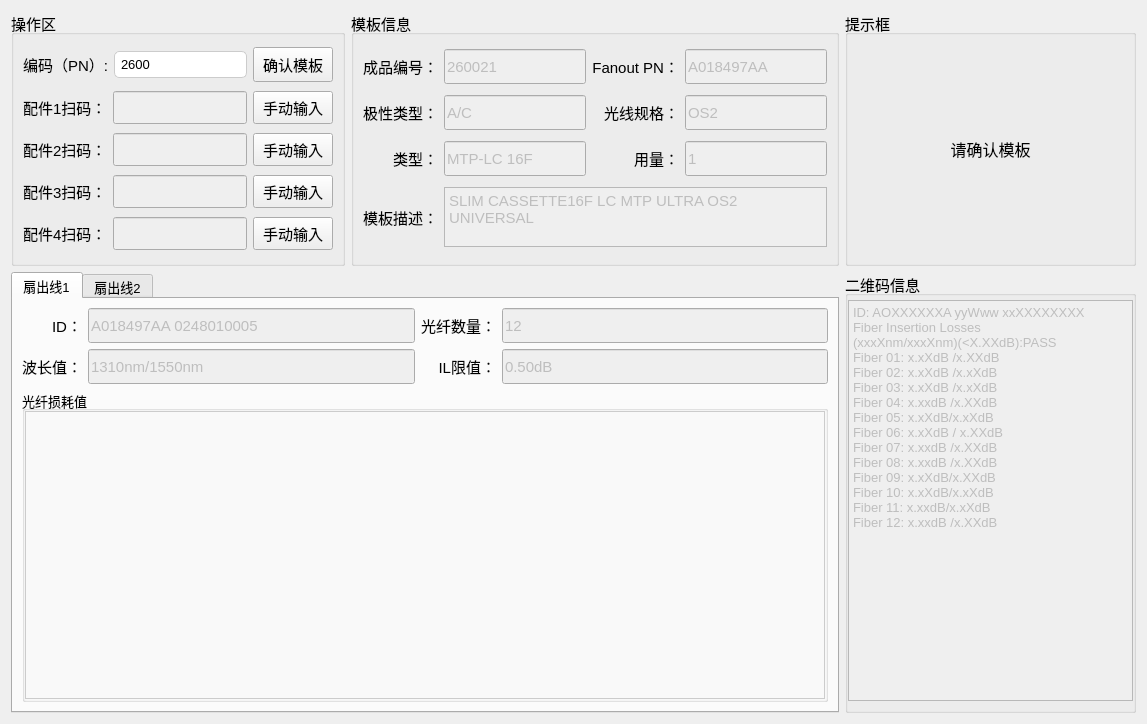
<?xml version="1.0" encoding="UTF-8"?>
<ui version="4.0">
 <class>mainWid</class>
 <widget class="QWidget" name="mainWid">
  <property name="geometry">
   <rect>
    <x>0</x>
    <y>0</y>
    <width>1147</width>
    <height>724</height>
   </rect>
  </property>
  <property name="windowTitle">
   <string>Form</string>
  </property>
  <layout class="QGridLayout" name="gridLayout_9">
   <item row="0" column="2">
    <widget class="QGroupBox" name="groupBox_5">
     <property name="font">
      <font>
       <pointsize>11</pointsize>
      </font>
     </property>
     <property name="title">
      <string>提示框</string>
     </property>
     <layout class="QGridLayout" name="gridLayout_2">
      <property name="leftMargin">
       <number>0</number>
      </property>
      <property name="topMargin">
       <number>0</number>
      </property>
      <property name="rightMargin">
       <number>0</number>
      </property>
      <property name="bottomMargin">
       <number>0</number>
      </property>
      <item row="0" column="0">
       <widget class="QLabel" name="label_21">
        <property name="font">
         <font>
          <pointsize>12</pointsize>
         </font>
        </property>
        <property name="text">
         <string>请确认模板</string>
        </property>
        <property name="alignment">
         <set>Qt::AlignCenter</set>
        </property>
       </widget>
      </item>
     </layout>
    </widget>
   </item>
   <item row="0" column="1">
    <widget class="QGroupBox" name="groupBox_2">
     <property name="font">
      <font>
       <pointsize>11</pointsize>
      </font>
     </property>
     <property name="title">
      <string>模板信息</string>
     </property>
     <layout class="QGridLayout" name="gridLayout_4">
      <item row="2" column="0">
       <widget class="QLabel" name="label_4">
        <property name="minimumSize">
         <size>
          <width>0</width>
          <height>35</height>
         </size>
        </property>
        <property name="font">
         <font>
          <pointsize>11</pointsize>
         </font>
        </property>
        <property name="layoutDirection">
         <enum>Qt::LeftToRight</enum>
        </property>
        <property name="text">
         <string>类型：</string>
        </property>
        <property name="alignment">
         <set>Qt::AlignRight|Qt::AlignTrailing|Qt::AlignVCenter</set>
        </property>
       </widget>
      </item>
      <item row="2" column="1">
       <widget class="QLineEdit" name="lineEdit_4">
        <property name="enabled">
         <bool>false</bool>
        </property>
        <property name="minimumSize">
         <size>
          <width>0</width>
          <height>35</height>
         </size>
        </property>
        <property name="font">
         <font>
          <pointsize>11</pointsize>
         </font>
        </property>
        <property name="text">
         <string>MTP-LC 16F</string>
        </property>
       </widget>
      </item>
      <item row="0" column="2">
       <widget class="QLabel" name="label_2">
        <property name="minimumSize">
         <size>
          <width>0</width>
          <height>35</height>
         </size>
        </property>
        <property name="font">
         <font>
          <pointsize>11</pointsize>
         </font>
        </property>
        <property name="layoutDirection">
         <enum>Qt::LeftToRight</enum>
        </property>
        <property name="text">
         <string>Fanout PN：</string>
        </property>
        <property name="alignment">
         <set>Qt::AlignRight|Qt::AlignTrailing|Qt::AlignVCenter</set>
        </property>
       </widget>
      </item>
      <item row="1" column="0">
       <widget class="QLabel" name="label_3">
        <property name="minimumSize">
         <size>
          <width>0</width>
          <height>35</height>
         </size>
        </property>
        <property name="font">
         <font>
          <pointsize>11</pointsize>
         </font>
        </property>
        <property name="layoutDirection">
         <enum>Qt::LeftToRight</enum>
        </property>
        <property name="text">
         <string>极性类型：</string>
        </property>
        <property name="alignment">
         <set>Qt::AlignRight|Qt::AlignTrailing|Qt::AlignVCenter</set>
        </property>
       </widget>
      </item>
      <item row="0" column="0">
       <widget class="QLabel" name="label">
        <property name="minimumSize">
         <size>
          <width>0</width>
          <height>35</height>
         </size>
        </property>
        <property name="font">
         <font>
          <pointsize>11</pointsize>
         </font>
        </property>
        <property name="layoutDirection">
         <enum>Qt::LeftToRight</enum>
        </property>
        <property name="text">
         <string>成品编号：</string>
        </property>
        <property name="alignment">
         <set>Qt::AlignRight|Qt::AlignTrailing|Qt::AlignVCenter</set>
        </property>
       </widget>
      </item>
      <item row="3" column="0">
       <widget class="QLabel" name="label_6">
        <property name="font">
         <font>
          <pointsize>11</pointsize>
         </font>
        </property>
        <property name="layoutDirection">
         <enum>Qt::LeftToRight</enum>
        </property>
        <property name="text">
         <string>模板描述：</string>
        </property>
        <property name="alignment">
         <set>Qt::AlignRight|Qt::AlignTrailing|Qt::AlignVCenter</set>
        </property>
       </widget>
      </item>
      <item row="0" column="1">
       <widget class="QLineEdit" name="lineEdit">
        <property name="enabled">
         <bool>false</bool>
        </property>
        <property name="minimumSize">
         <size>
          <width>0</width>
          <height>35</height>
         </size>
        </property>
        <property name="font">
         <font>
          <pointsize>11</pointsize>
         </font>
        </property>
        <property name="text">
         <string>260021</string>
        </property>
       </widget>
      </item>
      <item row="3" column="1" colspan="3">
       <widget class="QTextEdit" name="textEdit">
        <property name="enabled">
         <bool>false</bool>
        </property>
        <property name="maximumSize">
         <size>
          <width>16777215</width>
          <height>60</height>
         </size>
        </property>
        <property name="font">
         <font>
          <pointsize>11</pointsize>
         </font>
        </property>
        <property name="html">
         <string>&lt;!DOCTYPE HTML PUBLIC &quot;-//W3C//DTD HTML 4.0//EN&quot; &quot;http://www.w3.org/TR/REC-html40/strict.dtd&quot;&gt;
&lt;html&gt;&lt;head&gt;&lt;meta name=&quot;qrichtext&quot; content=&quot;1&quot; /&gt;&lt;meta charset=&quot;utf-8&quot; /&gt;&lt;style type=&quot;text/css&quot;&gt;
p, li { white-space: pre-wrap; }
hr { height: 1px; border-width: 0; }
li.unchecked::marker { content: &quot;\2610&quot;; }
li.checked::marker { content: &quot;\2612&quot;; }
&lt;/style&gt;&lt;/head&gt;&lt;body style=&quot; font-family:'Microsoft YaHei UI'; font-size:11pt; font-weight:400; font-style:normal;&quot;&gt;
&lt;p style=&quot; margin-top:0px; margin-bottom:0px; margin-left:0px; margin-right:0px; -qt-block-indent:0; text-indent:0px;&quot;&gt;SLIM CASSETTE16F LC MTP ULTRA OS2 UNIVERSAL&lt;/p&gt;&lt;/body&gt;&lt;/html&gt;</string>
        </property>
       </widget>
      </item>
      <item row="2" column="3">
       <widget class="QLineEdit" name="lineEdit_5">
        <property name="enabled">
         <bool>false</bool>
        </property>
        <property name="minimumSize">
         <size>
          <width>0</width>
          <height>35</height>
         </size>
        </property>
        <property name="font">
         <font>
          <pointsize>11</pointsize>
         </font>
        </property>
        <property name="text">
         <string>1</string>
        </property>
       </widget>
      </item>
      <item row="1" column="1">
       <widget class="QLineEdit" name="lineEdit_3">
        <property name="enabled">
         <bool>false</bool>
        </property>
        <property name="minimumSize">
         <size>
          <width>0</width>
          <height>35</height>
         </size>
        </property>
        <property name="font">
         <font>
          <pointsize>11</pointsize>
         </font>
        </property>
        <property name="text">
         <string>A/C</string>
        </property>
       </widget>
      </item>
      <item row="0" column="3">
       <widget class="QLineEdit" name="lineEdit_2">
        <property name="enabled">
         <bool>false</bool>
        </property>
        <property name="minimumSize">
         <size>
          <width>0</width>
          <height>35</height>
         </size>
        </property>
        <property name="font">
         <font>
          <pointsize>11</pointsize>
         </font>
        </property>
        <property name="text">
         <string>A018497AA</string>
        </property>
       </widget>
      </item>
      <item row="2" column="2">
       <widget class="QLabel" name="label_5">
        <property name="minimumSize">
         <size>
          <width>0</width>
          <height>35</height>
         </size>
        </property>
        <property name="font">
         <font>
          <pointsize>11</pointsize>
         </font>
        </property>
        <property name="layoutDirection">
         <enum>Qt::RightToLeft</enum>
        </property>
        <property name="text">
         <string>用量：</string>
        </property>
        <property name="alignment">
         <set>Qt::AlignRight|Qt::AlignTrailing|Qt::AlignVCenter</set>
        </property>
       </widget>
      </item>
      <item row="1" column="3">
       <widget class="QLineEdit" name="lineEdit_6">
        <property name="enabled">
         <bool>false</bool>
        </property>
        <property name="minimumSize">
         <size>
          <width>0</width>
          <height>35</height>
         </size>
        </property>
        <property name="font">
         <font>
          <pointsize>11</pointsize>
         </font>
        </property>
        <property name="text">
         <string>OS2</string>
        </property>
       </widget>
      </item>
      <item row="1" column="2">
       <widget class="QLabel" name="label_7">
        <property name="minimumSize">
         <size>
          <width>0</width>
          <height>35</height>
         </size>
        </property>
        <property name="font">
         <font>
          <pointsize>11</pointsize>
         </font>
        </property>
        <property name="layoutDirection">
         <enum>Qt::LeftToRight</enum>
        </property>
        <property name="text">
         <string>光线规格：</string>
        </property>
        <property name="alignment">
         <set>Qt::AlignRight|Qt::AlignTrailing|Qt::AlignVCenter</set>
        </property>
       </widget>
      </item>
     </layout>
    </widget>
   </item>
   <item row="0" column="0">
    <widget class="QGroupBox" name="groupBox">
     <property name="font">
      <font>
       <pointsize>11</pointsize>
      </font>
     </property>
     <property name="title">
      <string>操作区</string>
     </property>
     <layout class="QGridLayout" name="gridLayout_7">
      <item row="2" column="0">
       <layout class="QHBoxLayout" name="horizontalLayout_3">
        <item>
         <widget class="QLabel" name="label_18">
          <property name="minimumSize">
           <size>
            <width>0</width>
            <height>33</height>
           </size>
          </property>
          <property name="text">
           <string>配件2扫码：</string>
          </property>
         </widget>
        </item>
        <item>
         <widget class="QLineEdit" name="lineEdit_17">
          <property name="enabled">
           <bool>false</bool>
          </property>
          <property name="minimumSize">
           <size>
            <width>0</width>
            <height>33</height>
           </size>
          </property>
          <property name="font">
           <font>
            <pointsize>9</pointsize>
           </font>
          </property>
         </widget>
        </item>
        <item>
         <widget class="QPushButton" name="pushButton_3">
          <property name="minimumSize">
           <size>
            <width>0</width>
            <height>33</height>
           </size>
          </property>
          <property name="text">
           <string>手动输入</string>
          </property>
         </widget>
        </item>
       </layout>
      </item>
      <item row="3" column="0">
       <layout class="QHBoxLayout" name="horizontalLayout_4">
        <item>
         <widget class="QLabel" name="label_19">
          <property name="minimumSize">
           <size>
            <width>0</width>
            <height>33</height>
           </size>
          </property>
          <property name="text">
           <string>配件3扫码：</string>
          </property>
         </widget>
        </item>
        <item>
         <widget class="QLineEdit" name="lineEdit_18">
          <property name="enabled">
           <bool>false</bool>
          </property>
          <property name="minimumSize">
           <size>
            <width>0</width>
            <height>33</height>
           </size>
          </property>
          <property name="font">
           <font>
            <pointsize>9</pointsize>
           </font>
          </property>
         </widget>
        </item>
        <item>
         <widget class="QPushButton" name="pushButton_4">
          <property name="minimumSize">
           <size>
            <width>0</width>
            <height>33</height>
           </size>
          </property>
          <property name="text">
           <string>手动输入</string>
          </property>
         </widget>
        </item>
       </layout>
      </item>
      <item row="1" column="0">
       <layout class="QHBoxLayout" name="horizontalLayout_2">
        <item>
         <widget class="QLabel" name="label_17">
          <property name="minimumSize">
           <size>
            <width>0</width>
            <height>33</height>
           </size>
          </property>
          <property name="text">
           <string>配件1扫码：</string>
          </property>
         </widget>
        </item>
        <item>
         <widget class="QLineEdit" name="lineEdit_16">
          <property name="enabled">
           <bool>false</bool>
          </property>
          <property name="minimumSize">
           <size>
            <width>0</width>
            <height>33</height>
           </size>
          </property>
          <property name="font">
           <font>
            <pointsize>9</pointsize>
           </font>
          </property>
         </widget>
        </item>
        <item>
         <widget class="QPushButton" name="pushButton_2">
          <property name="minimumSize">
           <size>
            <width>0</width>
            <height>33</height>
           </size>
          </property>
          <property name="text">
           <string>手动输入</string>
          </property>
         </widget>
        </item>
       </layout>
      </item>
      <item row="0" column="0">
       <layout class="QHBoxLayout" name="horizontalLayout">
        <item>
         <widget class="QLabel" name="label_16">
          <property name="font">
           <font>
            <pointsize>11</pointsize>
           </font>
          </property>
          <property name="text">
           <string>编码（PN）:</string>
          </property>
         </widget>
        </item>
        <item>
         <widget class="QLineEdit" name="lineEdit_15">
          <property name="font">
           <font>
            <pointsize>-1</pointsize>
           </font>
          </property>
          <property name="styleSheet">
           <string>
       border: 1px solid #ccc;
       border-radius: 5px;
       padding: 4px;
       font-size: 13px;
      </string>
          </property>
          <property name="text">
           <string>2600</string>
          </property>
          <property name="placeholderText">
           <string>输入模板号或扫码...</string>
          </property>
         </widget>
        </item>
        <item>
         <widget class="QPushButton" name="pushButton">
          <property name="minimumSize">
           <size>
            <width>0</width>
            <height>35</height>
           </size>
          </property>
          <property name="font">
           <font>
            <pointsize>11</pointsize>
           </font>
          </property>
          <property name="text">
           <string>确认模板</string>
          </property>
         </widget>
        </item>
       </layout>
      </item>
      <item row="4" column="0">
       <layout class="QHBoxLayout" name="horizontalLayout_5">
        <item>
         <widget class="QLabel" name="label_20">
          <property name="minimumSize">
           <size>
            <width>0</width>
            <height>33</height>
           </size>
          </property>
          <property name="text">
           <string>配件4扫码：</string>
          </property>
         </widget>
        </item>
        <item>
         <widget class="QLineEdit" name="lineEdit_19">
          <property name="enabled">
           <bool>false</bool>
          </property>
          <property name="minimumSize">
           <size>
            <width>0</width>
            <height>33</height>
           </size>
          </property>
          <property name="font">
           <font>
            <pointsize>9</pointsize>
           </font>
          </property>
         </widget>
        </item>
        <item>
         <widget class="QPushButton" name="pushButton_5">
          <property name="minimumSize">
           <size>
            <width>0</width>
            <height>33</height>
           </size>
          </property>
          <property name="text">
           <string>手动输入</string>
          </property>
         </widget>
        </item>
       </layout>
      </item>
     </layout>
    </widget>
   </item>
   <item row="1" column="2">
    <widget class="QGroupBox" name="groupBox_8">
     <property name="font">
      <font>
       <pointsize>11</pointsize>
      </font>
     </property>
     <property name="title">
      <string>二维码信息</string>
     </property>
     <layout class="QGridLayout" name="gridLayout_8">
      <property name="leftMargin">
       <number>0</number>
      </property>
      <property name="topMargin">
       <number>4</number>
      </property>
      <property name="rightMargin">
       <number>0</number>
      </property>
      <property name="bottomMargin">
       <number>1</number>
      </property>
      <item row="0" column="0">
       <widget class="QTextEdit" name="textEdit_4">
        <property name="enabled">
         <bool>false</bool>
        </property>
        <property name="font">
         <font>
          <pointsize>11</pointsize>
         </font>
        </property>
        <property name="html">
         <string>&lt;!DOCTYPE HTML PUBLIC &quot;-//W3C//DTD HTML 4.0//EN&quot; &quot;http://www.w3.org/TR/REC-html40/strict.dtd&quot;&gt;
&lt;html&gt;&lt;head&gt;&lt;meta name=&quot;qrichtext&quot; content=&quot;1&quot; /&gt;&lt;meta charset=&quot;utf-8&quot; /&gt;&lt;style type=&quot;text/css&quot;&gt;
p, li { white-space: pre-wrap; }
hr { height: 1px; border-width: 0; }
li.unchecked::marker { content: &quot;\2610&quot;; }
li.checked::marker { content: &quot;\2612&quot;; }
&lt;/style&gt;&lt;/head&gt;&lt;body style=&quot; font-family:'Microsoft YaHei UI'; font-size:11pt; font-weight:400; font-style:normal;&quot;&gt;
&lt;p style=&quot; margin-top:0px; margin-bottom:0px; margin-left:0px; margin-right:0px; -qt-block-indent:0; text-indent:0px;&quot;&gt;&lt;span style=&quot; font-size:10pt;&quot;&gt;ID: AОXXXXXXA yyWww xxXXXXXXXX&lt;/span&gt;&lt;/p&gt;
&lt;p style=&quot; margin-top:0px; margin-bottom:0px; margin-left:0px; margin-right:0px; -qt-block-indent:0; text-indent:0px;&quot;&gt;&lt;span style=&quot; font-size:10pt;&quot;&gt;Fiber Insertion Losses &lt;/span&gt;&lt;/p&gt;
&lt;p style=&quot; margin-top:0px; margin-bottom:0px; margin-left:0px; margin-right:0px; -qt-block-indent:0; text-indent:0px;&quot;&gt;&lt;span style=&quot; font-size:10pt;&quot;&gt;(xxxXnm/xxxXnm)(&amp;lt;X.XXdB):PASS&lt;/span&gt;&lt;/p&gt;
&lt;p style=&quot; margin-top:0px; margin-bottom:0px; margin-left:0px; margin-right:0px; -qt-block-indent:0; text-indent:0px;&quot;&gt;&lt;span style=&quot; font-size:10pt;&quot;&gt;Fiber 01: x.xXdB /x.XXdB&lt;/span&gt;&lt;/p&gt;
&lt;p style=&quot; margin-top:0px; margin-bottom:0px; margin-left:0px; margin-right:0px; -qt-block-indent:0; text-indent:0px;&quot;&gt;&lt;span style=&quot; font-size:10pt;&quot;&gt;Fiber 02: x.xXdB /x.xXdB&lt;/span&gt;&lt;/p&gt;
&lt;p style=&quot; margin-top:0px; margin-bottom:0px; margin-left:0px; margin-right:0px; -qt-block-indent:0; text-indent:0px;&quot;&gt;&lt;span style=&quot; font-size:10pt;&quot;&gt;Fiber 03: x.xXdB /x.xXdB&lt;/span&gt;&lt;/p&gt;
&lt;p style=&quot; margin-top:0px; margin-bottom:0px; margin-left:0px; margin-right:0px; -qt-block-indent:0; text-indent:0px;&quot;&gt;&lt;span style=&quot; font-size:10pt;&quot;&gt;Fiber 04: x.xxdB /x.XXdB&lt;/span&gt;&lt;/p&gt;
&lt;p style=&quot; margin-top:0px; margin-bottom:0px; margin-left:0px; margin-right:0px; -qt-block-indent:0; text-indent:0px;&quot;&gt;&lt;span style=&quot; font-size:10pt;&quot;&gt;Fiber 05: x.xXdB/x.xXdB&lt;/span&gt;&lt;/p&gt;
&lt;p style=&quot; margin-top:0px; margin-bottom:0px; margin-left:0px; margin-right:0px; -qt-block-indent:0; text-indent:0px;&quot;&gt;&lt;span style=&quot; font-size:10pt;&quot;&gt;Fiber 06: x.xXdB / x.XXdB&lt;/span&gt;&lt;/p&gt;
&lt;p style=&quot; margin-top:0px; margin-bottom:0px; margin-left:0px; margin-right:0px; -qt-block-indent:0; text-indent:0px;&quot;&gt;&lt;span style=&quot; font-size:10pt;&quot;&gt;Fiber 07: x.xxdB /x.XXdB&lt;/span&gt;&lt;/p&gt;
&lt;p style=&quot; margin-top:0px; margin-bottom:0px; margin-left:0px; margin-right:0px; -qt-block-indent:0; text-indent:0px;&quot;&gt;&lt;span style=&quot; font-size:10pt;&quot;&gt;Fiber 08: x.xxdB /x.XXdB&lt;/span&gt;&lt;/p&gt;
&lt;p style=&quot; margin-top:0px; margin-bottom:0px; margin-left:0px; margin-right:0px; -qt-block-indent:0; text-indent:0px;&quot;&gt;&lt;span style=&quot; font-size:10pt;&quot;&gt;Fiber 09: x.xXdB/x.XXdB&lt;/span&gt;&lt;/p&gt;
&lt;p style=&quot; margin-top:0px; margin-bottom:0px; margin-left:0px; margin-right:0px; -qt-block-indent:0; text-indent:0px;&quot;&gt;&lt;span style=&quot; font-size:10pt;&quot;&gt;Fiber 10: x.xXdB/x.xXdB&lt;/span&gt;&lt;/p&gt;
&lt;p style=&quot; margin-top:0px; margin-bottom:0px; margin-left:0px; margin-right:0px; -qt-block-indent:0; text-indent:0px;&quot;&gt;&lt;span style=&quot; font-size:10pt;&quot;&gt;Fiber 11: x.xxdB/x.xXdB&lt;/span&gt;&lt;/p&gt;
&lt;p style=&quot; margin-top:0px; margin-bottom:0px; margin-left:0px; margin-right:0px; -qt-block-indent:0; text-indent:0px;&quot;&gt;&lt;span style=&quot; font-size:10pt;&quot;&gt;Fiber 12: x.xxdB /x.XXdB&lt;/span&gt;&lt;/p&gt;
&lt;p style=&quot;-qt-paragraph-type:empty; margin-top:0px; margin-bottom:0px; margin-left:0px; margin-right:0px; -qt-block-indent:0; text-indent:0px; font-size:10pt;&quot;&gt;&lt;br /&gt;&lt;/p&gt;&lt;/body&gt;&lt;/html&gt;</string>
        </property>
       </widget>
      </item>
      <item row="1" column="0">
       <spacer name="verticalSpacer">
        <property name="orientation">
         <enum>Qt::Vertical</enum>
        </property>
        <property name="sizeType">
         <enum>QSizePolicy::Fixed</enum>
        </property>
        <property name="sizeHint" stdset="0">
         <size>
          <width>20</width>
          <height>8</height>
         </size>
        </property>
       </spacer>
      </item>
     </layout>
    </widget>
   </item>
   <item row="1" column="0" colspan="2">
    <widget class="QTabWidget" name="tabWidget">
     <property name="minimumSize">
      <size>
       <width>0</width>
       <height>441</height>
      </size>
     </property>
     <property name="font">
      <font>
       <pointsize>10</pointsize>
      </font>
     </property>
     <property name="currentIndex">
      <number>0</number>
     </property>
     <widget class="QWidget" name="tab">
      <attribute name="title">
       <string>扇出线1</string>
      </attribute>
      <layout class="QGridLayout" name="gridLayout_3">
       <item row="0" column="0">
        <widget class="QLabel" name="label_8">
         <property name="minimumSize">
          <size>
           <width>0</width>
           <height>35</height>
          </size>
         </property>
         <property name="font">
          <font>
           <pointsize>11</pointsize>
          </font>
         </property>
         <property name="layoutDirection">
          <enum>Qt::LeftToRight</enum>
         </property>
         <property name="text">
          <string>ID：</string>
         </property>
         <property name="alignment">
          <set>Qt::AlignRight|Qt::AlignTrailing|Qt::AlignVCenter</set>
         </property>
        </widget>
       </item>
       <item row="0" column="1">
        <widget class="QLineEdit" name="lineEdit_7">
         <property name="enabled">
          <bool>false</bool>
         </property>
         <property name="minimumSize">
          <size>
           <width>200</width>
           <height>35</height>
          </size>
         </property>
         <property name="font">
          <font>
           <pointsize>11</pointsize>
          </font>
         </property>
         <property name="text">
          <string>A018497AA 0248010005 </string>
         </property>
        </widget>
       </item>
       <item row="0" column="2">
        <widget class="QLabel" name="label_9">
         <property name="minimumSize">
          <size>
           <width>0</width>
           <height>35</height>
          </size>
         </property>
         <property name="font">
          <font>
           <pointsize>11</pointsize>
          </font>
         </property>
         <property name="layoutDirection">
          <enum>Qt::LeftToRight</enum>
         </property>
         <property name="text">
          <string>光纤数量：</string>
         </property>
         <property name="alignment">
          <set>Qt::AlignRight|Qt::AlignTrailing|Qt::AlignVCenter</set>
         </property>
        </widget>
       </item>
       <item row="0" column="3">
        <widget class="QLineEdit" name="lineEdit_8">
         <property name="enabled">
          <bool>false</bool>
         </property>
         <property name="minimumSize">
          <size>
           <width>0</width>
           <height>35</height>
          </size>
         </property>
         <property name="font">
          <font>
           <pointsize>11</pointsize>
          </font>
         </property>
         <property name="text">
          <string>12</string>
         </property>
        </widget>
       </item>
       <item row="1" column="0">
        <widget class="QLabel" name="label_10">
         <property name="minimumSize">
          <size>
           <width>0</width>
           <height>35</height>
          </size>
         </property>
         <property name="font">
          <font>
           <pointsize>11</pointsize>
          </font>
         </property>
         <property name="layoutDirection">
          <enum>Qt::LeftToRight</enum>
         </property>
         <property name="text">
          <string>波长值：</string>
         </property>
         <property name="alignment">
          <set>Qt::AlignRight|Qt::AlignTrailing|Qt::AlignVCenter</set>
         </property>
        </widget>
       </item>
       <item row="1" column="1">
        <widget class="QLineEdit" name="lineEdit_9">
         <property name="enabled">
          <bool>false</bool>
         </property>
         <property name="minimumSize">
          <size>
           <width>200</width>
           <height>35</height>
          </size>
         </property>
         <property name="font">
          <font>
           <pointsize>11</pointsize>
          </font>
         </property>
         <property name="text">
          <string>1310nm/1550nm</string>
         </property>
        </widget>
       </item>
       <item row="1" column="2">
        <widget class="QLabel" name="label_11">
         <property name="minimumSize">
          <size>
           <width>0</width>
           <height>35</height>
          </size>
         </property>
         <property name="font">
          <font>
           <pointsize>11</pointsize>
          </font>
         </property>
         <property name="layoutDirection">
          <enum>Qt::LeftToRight</enum>
         </property>
         <property name="text">
          <string>IL限值：</string>
         </property>
         <property name="alignment">
          <set>Qt::AlignRight|Qt::AlignTrailing|Qt::AlignVCenter</set>
         </property>
        </widget>
       </item>
       <item row="1" column="3">
        <widget class="QLineEdit" name="lineEdit_10">
         <property name="enabled">
          <bool>false</bool>
         </property>
         <property name="minimumSize">
          <size>
           <width>0</width>
           <height>35</height>
          </size>
         </property>
         <property name="font">
          <font>
           <pointsize>11</pointsize>
          </font>
         </property>
         <property name="text">
          <string>0.50dB</string>
         </property>
        </widget>
       </item>
       <item row="2" column="0" colspan="4">
        <widget class="QGroupBox" name="groupBox_4">
         <property name="title">
          <string>光纤损耗值</string>
         </property>
         <layout class="QGridLayout" name="gridLayout">
          <property name="leftMargin">
           <number>0</number>
          </property>
          <property name="topMargin">
           <number>0</number>
          </property>
          <property name="rightMargin">
           <number>0</number>
          </property>
          <property name="bottomMargin">
           <number>0</number>
          </property>
          <property name="horizontalSpacing">
           <number>4</number>
          </property>
          <item row="0" column="0">
           <widget class="QTableWidget" name="tableWidgetTop5">
            <property name="enabled">
             <bool>false</bool>
            </property>
            <property name="font">
             <font>
              <pointsize>-1</pointsize>
             </font>
            </property>
            <property name="styleSheet">
             <string>
       QTableWidget {
           background-color: #f9f9f9;
           border: 1px solid #ccc;
           font-size: 13px;
       }
       QTableWidget::item:selected {
           background-color: #87cefa;
           color: black;
           font-weight: bold;
       }
      </string>
            </property>
            <property name="editTriggers">
             <set>QAbstractItemView::NoEditTriggers</set>
            </property>
            <property name="selectionMode">
             <enum>QAbstractItemView::SingleSelection</enum>
            </property>
            <property name="selectionBehavior">
             <enum>QAbstractItemView::SelectRows</enum>
            </property>
            <property name="columnCount">
             <number>0</number>
            </property>
           </widget>
          </item>
         </layout>
        </widget>
       </item>
      </layout>
     </widget>
     <widget class="QWidget" name="tab_2">
      <attribute name="title">
       <string>扇出线2</string>
      </attribute>
      <layout class="QGridLayout" name="gridLayout_6">
       <item row="0" column="0">
        <widget class="QLabel" name="label_14">
         <property name="font">
          <font>
           <pointsize>11</pointsize>
          </font>
         </property>
         <property name="layoutDirection">
          <enum>Qt::LeftToRight</enum>
         </property>
         <property name="text">
          <string>ID：</string>
         </property>
        </widget>
       </item>
       <item row="0" column="1">
        <widget class="QLineEdit" name="lineEdit_12">
         <property name="font">
          <font>
           <pointsize>11</pointsize>
          </font>
         </property>
        </widget>
       </item>
       <item row="0" column="2">
        <widget class="QLabel" name="label_15">
         <property name="font">
          <font>
           <pointsize>11</pointsize>
          </font>
         </property>
         <property name="layoutDirection">
          <enum>Qt::LeftToRight</enum>
         </property>
         <property name="text">
          <string>光纤数量：</string>
         </property>
        </widget>
       </item>
       <item row="0" column="3">
        <widget class="QLineEdit" name="lineEdit_13">
         <property name="font">
          <font>
           <pointsize>11</pointsize>
          </font>
         </property>
        </widget>
       </item>
       <item row="1" column="0">
        <widget class="QLabel" name="label_13">
         <property name="font">
          <font>
           <pointsize>11</pointsize>
          </font>
         </property>
         <property name="layoutDirection">
          <enum>Qt::LeftToRight</enum>
         </property>
         <property name="text">
          <string>波长值：</string>
         </property>
        </widget>
       </item>
       <item row="1" column="1">
        <widget class="QLineEdit" name="lineEdit_11">
         <property name="font">
          <font>
           <pointsize>11</pointsize>
          </font>
         </property>
        </widget>
       </item>
       <item row="1" column="2">
        <widget class="QLabel" name="label_12">
         <property name="font">
          <font>
           <pointsize>11</pointsize>
          </font>
         </property>
         <property name="layoutDirection">
          <enum>Qt::LeftToRight</enum>
         </property>
         <property name="text">
          <string>IL限值：</string>
         </property>
        </widget>
       </item>
       <item row="1" column="3">
        <widget class="QLineEdit" name="lineEdit_14">
         <property name="font">
          <font>
           <pointsize>11</pointsize>
          </font>
         </property>
        </widget>
       </item>
       <item row="2" column="0" colspan="4">
        <widget class="QGroupBox" name="groupBox_6">
         <property name="font">
          <font>
           <pointsize>11</pointsize>
          </font>
         </property>
         <property name="title">
          <string>光纤损耗值</string>
         </property>
         <layout class="QGridLayout" name="gridLayout_5">
          <property name="leftMargin">
           <number>0</number>
          </property>
          <property name="topMargin">
           <number>0</number>
          </property>
          <property name="rightMargin">
           <number>0</number>
          </property>
          <property name="bottomMargin">
           <number>0</number>
          </property>
          <property name="horizontalSpacing">
           <number>4</number>
          </property>
          <property name="verticalSpacing">
           <number>0</number>
          </property>
          <item row="0" column="0">
           <widget class="QTableWidget" name="tableWidgetTop5_2">
            <property name="font">
             <font>
              <pointsize>-1</pointsize>
             </font>
            </property>
            <property name="styleSheet">
             <string>
       QTableWidget {
           background-color: #f9f9f9;
           border: 1px solid #ccc;
           font-size: 13px;
       }
       QTableWidget::item:selected {
           background-color: #87cefa;
           color: black;
           font-weight: bold;
       }
      </string>
            </property>
            <property name="editTriggers">
             <set>QAbstractItemView::NoEditTriggers</set>
            </property>
            <property name="selectionMode">
             <enum>QAbstractItemView::SingleSelection</enum>
            </property>
            <property name="selectionBehavior">
             <enum>QAbstractItemView::SelectRows</enum>
            </property>
            <property name="columnCount">
             <number>0</number>
            </property>
           </widget>
          </item>
         </layout>
        </widget>
       </item>
      </layout>
     </widget>
    </widget>
   </item>
  </layout>
 </widget>
 <resources/>
 <connections/>
</ui>
